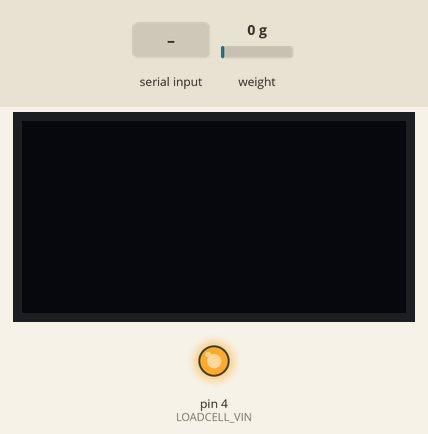
Bench run of a sketch on a simulated Arduino Uno, built with avr-gcc and run on an emulated ATmega328P. Parts: 128×64 one-colour display, output pins drawn as LEDs (lit = HIGH). The test bench sets the inputs (shaded band); at power-on: weight on the scale 0 g. The OLED is the two-colour kind (top 16 rows yellow); the display library's start-up logo is not drawn; what the sketch prints to the serial monitor is not drawn.

Above: at 9.4 s.
9.5 s: "90,45\n" received over Serial
At 18.5 s:
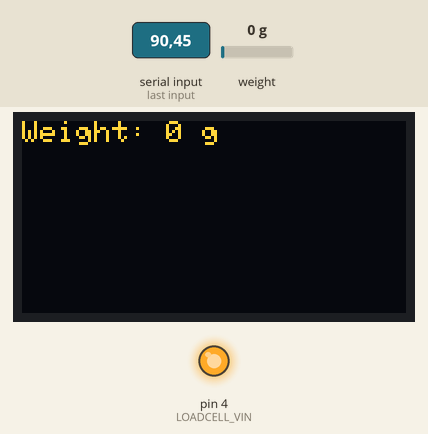
19.0 s: weight on the scale set to 100 g
At 20.7 s:
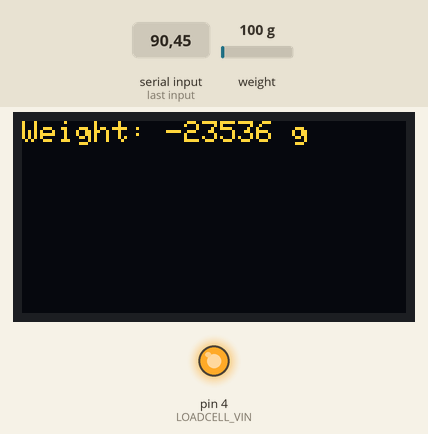
21.0 s: weight on the scale set to 1250 g
At 22.1 s:
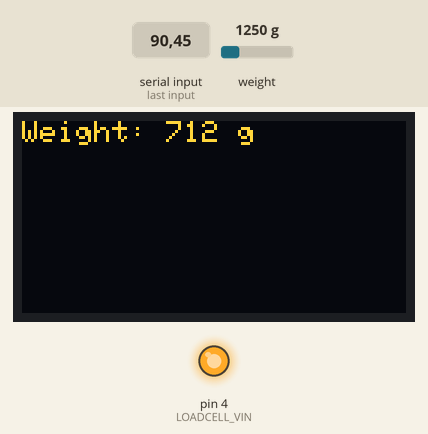
23.1 s: weight on the scale set to 2500 g
At 24.5 s:
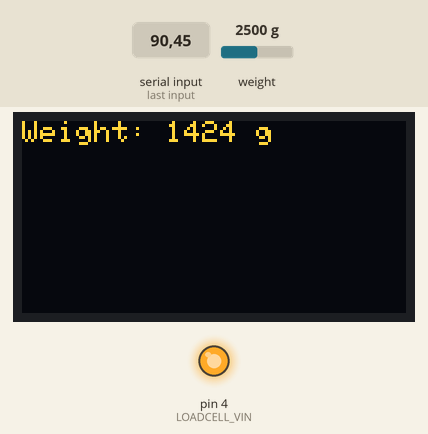
Timing chart, 0 to 26.1 s (numbered marks = the images above; inputs shaded):
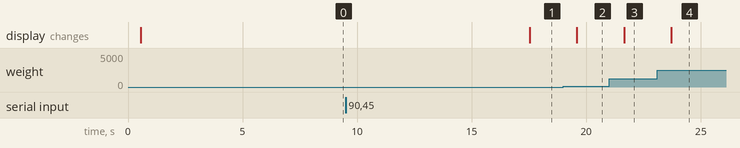

Measured:
- after the input at 9.5 s, the display: changes after 8.0 s (image 1)
- after the input at 19.0 s, the display: changes after 0.59 s (image 2)
- after the input at 21.0 s, the display: changes after 0.65 s (image 3)
- after the input at 23.1 s, the display: changes after 0.61 s (image 4)

The sketch:

loadCell_test.ino
```cpp
// load cell hx711
#include <HX711.h>
// oled 1.3" i2c SH1106 128*64 libs
#include <SPI.h>
#include <Wire.h>
#include <Adafruit_GFX.h>
#include <Adafruit_SH110X.h>

// Initialize the HX711 sensor with data pin (D3) and clock pin (D2)
// HX711 circuit wiring
const int LOADCELL_DOUT_PIN = 3;
const int LOADCELL_SCK_PIN = 2;
bool LOADCELL_CALIBRATED = false;
#define LOADCELL_VIN 4

HX711 scale;

// OLED init
#define i2c_Address 0x3c //initialize with the I2C addr 0x3C Typically eBay OLED's
#define SCREEN_WIDTH 128 // OLED display width, in pixels
#define SCREEN_HEIGHT 64 // OLED display height, in pixels
#define OLED_RESET -1   //   QT-PY / XIAO
Adafruit_SH1106G display = Adafruit_SH1106G(SCREEN_WIDTH, SCREEN_HEIGHT, &Wire, OLED_RESET);

#define XPOS 0
#define YPOS 1
#define DELTAY 2

void setup() {
  // put your setup code here, to run once:
  Serial.begin(9600);
  // turn on Load Cell
  turnOnLoadCell();
  scale.begin(LOADCELL_DOUT_PIN, LOADCELL_SCK_PIN);
  // you need to wait for the sensor to be ready and wait for the OLED to power up
  delay(500);

  display.begin(i2c_Address, true); // Address 0x3C default
  //display.setContrast (0); // dim display

  display.display();
  delay(2000);
  // Clear the buffer.
  display.clearDisplay();
  //sensor.sleepMode(true);   // Turn off the sensor
  //sensor.sleepMode(false);  // Turn on the sensor

  calibrateLoadCell();
}

void loop() {
  // put your main code here, to run repeatedly:
  // Read only when data is available!
  if (scale.is_ready() && LOADCELL_CALIBRATED) {
    // Read the data from the sensor
    const int sensorRead = scale.get_units(10);
    Serial.println("Weight: " + String(sensorRead) + " g");
    displayText("Weight: " + String(sensorRead) + " g");
  }
//  delay(100);
}
void turnOnLoadCell(void) {
  // turn on sensor by setting pin 4 to high
  pinMode(LOADCELL_VIN, OUTPUT);
  digitalWrite(LOADCELL_VIN, HIGH);
}
void calibrateLoadCell() {
  if (scale.is_ready()) {
    scale.set_scale();
    Serial.println("Tare... remove any weights from the scale.");
    delay(5000);
    scale.tare();
    Serial.println("Tare done...");
    Serial.println("Place a known weight on the scale and enter the weight in grams:");

    // Wait for the user to enter the known weight
    while (!Serial.available()) {
      // Do nothing, just wait
    }
    String weightStr = Serial.readStringUntil('\n');
    float knownWeight = weightStr.toFloat();

    Serial.print("Using known weight: ");
    Serial.println(knownWeight);
    delay(5000);

    long reading = scale.get_units(10);
    Serial.print("Result: ");
    Serial.println(reading);

    float calibrationFactor = reading / knownWeight;
    Serial.print("Calibration factor is: ");
    Serial.println(calibrationFactor);

    scale.set_scale(calibrationFactor); // Set the new calibration factor
    LOADCELL_CALIBRATED = true;
  }
  else {
    Serial.println("HX711 not found.");
  }
  delay(1000);
}
void drawchar(void) {
  display.setTextSize(1);
  display.setTextColor(SH110X_WHITE);
  display.setCursor(0, 0);

  for (uint8_t i = 0; i < 168; i++) {
    if (i == '\n') continue;
    display.write(i);
    if ((i > 0) && (i % 21 == 0))
      display.println();
  }
  display.display();
  delay(1);
}

void displayText(const String& text) {
  // text display tests
  display.setTextSize(1);
  display.setTextColor(SH110X_WHITE);
  display.setCursor(0, 0);
  display.println(text);
  // display.setTextColor(SH110X_BLACK, SH110X_WHITE); // 'inverted' text
  // display.println(3.141592);
  // display.setTextSize(2);
  // display.setTextColor(SH110X_WHITE);
  // display.print("0x"); display.println(0xDEADBEEF, HEX);
  display.display();
  display.clearDisplay();
}
```
